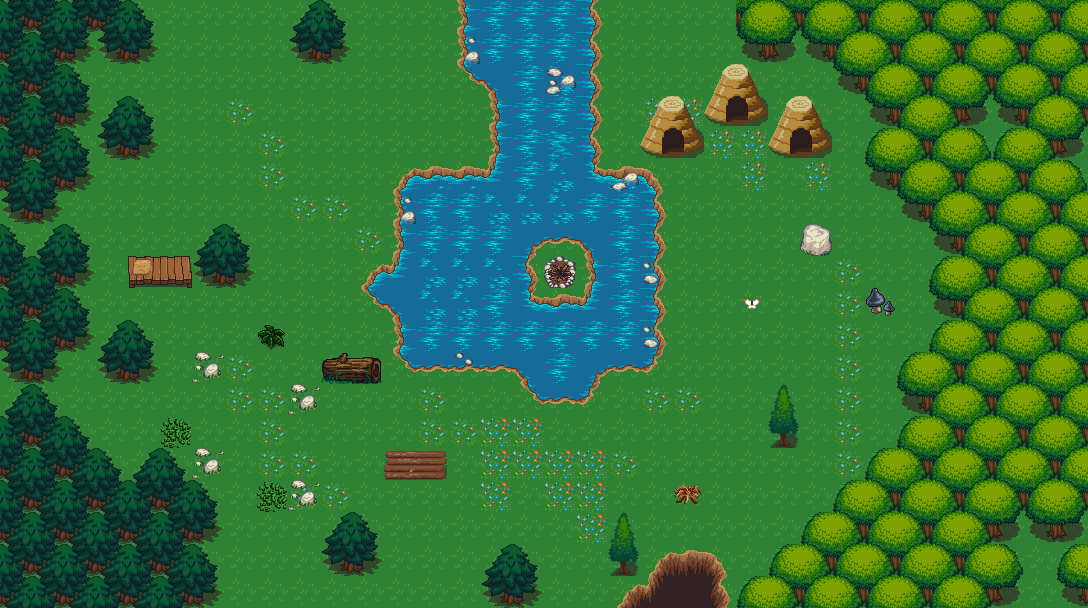

Below is a game level as drawn by its tile map, then a one-line description and the .tmx file that defines it, in full:
An orthogonal 34x19 tile map with 32x32 px tiles, 3 tile layers (Calque 1, Calque 2, Tante) and 4 objects.

<map version="1.2" tiledversion="1.3.4" orientation="orthogonal" renderorder="right-down" width="34" height="19" tilewidth="32" tileheight="32" infinite="0" nextlayerid="6" nextobjectid="13">
 <editorsettings>
  <export target="foret.json" format="json" />
 </editorsettings>
 <tileset firstgid="1" name="forest_tiles" tilewidth="32" tileheight="32" tilecount="256" columns="16">
  <image source="forest_tiles.png" width="512" height="512" />
 </tileset>
 <layer id="1" name="Calque 1" width="34" height="19">
  <data encoding="csv">
1,1,1,1,1,1,1,1,1,1,1,1,1,1,1,1,1,1,1,1,1,1,1,1,1,1,1,1,1,1,1,1,1,1,
1,1,1,1,1,1,1,1,1,1,1,1,1,1,1,1,1,1,1,1,1,1,1,1,1,1,1,1,1,1,1,1,1,1,
1,1,1,1,1,1,1,1,1,1,1,1,1,1,1,1,1,1,1,1,1,1,1,1,1,1,1,1,1,1,1,1,1,1,
1,1,1,1,1,1,1,2,1,1,1,1,1,1,1,2,1,1,1,1,19,19,1,1,1,1,1,1,1,1,1,1,1,1,
1,1,1,1,1,1,1,2,2,1,1,1,1,1,1,1,2,1,1,1,1,1,19,19,1,1,1,1,1,1,1,1,1,1,
1,1,1,1,1,1,1,1,2,1,1,1,1,1,1,1,2,2,2,1,1,1,1,19,1,19,1,1,1,1,1,1,1,1,
1,1,1,1,1,1,1,1,1,2,2,1,1,1,1,1,1,1,2,1,1,1,1,1,1,1,1,1,1,1,1,1,1,1,
1,1,1,1,1,1,1,1,1,1,2,2,2,1,1,2,1,1,1,1,1,1,1,1,1,1,1,1,1,1,1,1,1,1,
1,1,1,1,1,1,1,1,1,1,1,1,2,2,1,1,2,2,1,1,1,1,1,1,1,1,2,1,1,1,1,1,1,1,
1,1,1,1,1,1,1,1,1,1,1,1,1,1,1,1,1,2,1,1,1,1,1,1,1,1,2,1,1,1,1,1,1,1,
1,1,1,1,1,1,1,1,1,1,1,1,1,1,1,1,1,1,20,20,20,1,1,1,1,1,2,1,1,1,1,1,1,1,
1,1,1,1,1,1,1,2,1,1,1,1,1,1,1,1,1,20,1,2,2,1,1,1,1,1,2,1,1,2,1,1,1,1,
1,1,1,1,1,1,1,2,2,1,1,1,1,2,1,1,1,1,1,1,2,2,1,1,1,1,2,1,1,1,1,1,1,1,
1,1,1,1,1,1,1,1,2,1,1,1,1,2,2,20,20,1,1,1,1,1,1,1,1,1,2,1,1,1,1,1,1,1,
1,1,1,1,1,1,1,1,2,2,1,1,1,1,1,20,20,20,20,2,1,1,1,1,1,1,2,1,1,1,1,1,1,1,
1,1,1,1,1,1,1,1,1,2,2,1,1,1,1,20,1,20,20,1,1,1,1,1,1,1,1,1,1,1,1,1,1,1,
1,1,1,1,1,1,1,1,1,1,1,1,1,1,1,1,1,1,20,1,1,1,1,1,1,1,20,1,1,1,1,1,1,1,
1,1,1,1,1,1,1,1,1,1,1,1,1,1,1,1,1,1,1,1,1,1,1,1,1,1,20,1,1,1,1,1,1,1,
1,1,1,1,1,1,1,1,1,1,1,1,1,1,1,1,1,1,1,1,1,1,1,1,1,1,20,1,1,1,1,1,1,1
</data>
 </layer>
 <layer id="2" name="Calque 2" width="34" height="19">
  <data encoding="csv">
99,100,99,100,98,0,0,0,0,97,98,0,0,0,133,134,134,134,135,0,0,0,0,177,178,177,178,177,178,177,178,177,178,177,
115,116,114,113,114,0,0,0,0,113,114,0,0,0,74,134,134,134,135,0,0,0,0,145,146,145,177,161,162,161,162,161,162,161,
99,100,98,1,1,1,0,0,0,0,0,0,0,0,149,181,134,12,135,0,0,0,0,0,0,0,145,177,178,177,178,177,178,177,
115,116,114,97,98,1,0,0,0,0,0,0,0,0,0,133,134,134,135,0,0,0,0,0,0,0,0,145,162,161,146,145,162,161,
99,100,98,113,114,1,1,1,0,0,0,0,0,0,0,133,134,156,135,0,0,0,0,0,0,0,0,129,178,177,130,129,178,146,
115,116,114,0,0,1,1,1,0,0,0,0,117,121,121,165,134,137,166,67,119,0,0,0,0,0,0,145,162,161,162,161,162,130,
113,114,0,0,0,1,1,1,1,0,0,0,74,134,134,137,137,137,134,134,135,0,0,0,0,0,0,0,145,177,178,177,178,177,
98,97,98,0,0,0,97,98,0,1,1,0,133,134,134,134,182,150,181,134,135,0,0,0,0,28,0,0,0,145,162,161,162,161,
115,116,114,0,105,106,113,114,0,0,1,117,165,137,137,137,135,81,133,134,69,0,0,0,0,0,0,0,1,129,178,177,178,177,
99,100,98,0,0,0,0,0,0,0,1,149,181,137,137,134,166,118,165,134,135,0,0,91,0,0,0,14,1,145,162,161,162,161,
115,116,114,97,98,0,0,0,51,0,0,1,133,134,134,134,134,134,134,134,69,0,0,0,0,0,0,0,0,129,178,177,178,177,
113,114,101,113,114,0,29,0,0,0,56,57,149,150,71,150,181,134,182,150,151,0,0,0,0,0,0,0,129,161,162,161,162,161,
97,98,101,0,0,0,0,0,0,29,1,1,0,0,0,0,149,150,151,0,0,0,0,0,27,0,0,0,145,177,178,177,178,177,
99,100,98,101,0,52,0,0,0,0,0,0,0,0,0,0,0,0,0,0,0,0,0,0,43,0,0,0,129,161,162,161,162,161,
115,116,115,98,97,98,29,0,0,0,0,0,44,45,0,0,0,0,0,0,0,0,0,0,0,0,0,129,178,177,178,177,178,177,
99,100,99,100,99,100,98,0,52,29,0,0,101,0,0,0,0,0,0,0,0,30,0,1,0,1,129,161,162,161,162,161,162,161,
115,116,115,116,115,116,114,0,0,0,97,98,0,0,0,0,0,0,0,27,0,0,1,1,1,129,178,177,178,177,178,146,145,146,
99,100,99,100,99,100,98,0,0,0,113,114,0,0,0,97,98,0,0,43,7,8,9,0,129,161,162,161,162,161,162,130,0,129,
115,116,115,116,115,116,114,0,0,0,0,0,0,0,0,113,114,0,0,7,22,24,25,129,178,177,178,177,178,177,178,146,0,145
</data>
 </layer>
 <layer id="4" name="Tante" width="34" height="19">
  <data encoding="csv">
0,0,0,0,0,0,0,0,0,0,0,0,0,0,0,0,0,0,0,0,0,0,0,0,0,0,0,0,0,0,0,0,0,0,
0,0,0,0,0,0,0,0,0,0,0,0,0,0,0,0,0,0,0,0,0,0,0,0,0,0,0,0,0,0,0,0,0,0,
0,0,0,0,0,0,0,0,0,0,0,0,0,0,0,0,0,0,0,0,0,0,47,48,0,0,0,0,0,0,0,0,0,0,
0,0,0,0,0,0,0,0,0,0,0,0,0,0,0,0,0,0,0,0,47,48,63,64,47,48,0,0,0,0,0,0,0,0,
0,0,0,0,0,0,0,0,0,0,0,0,0,0,0,0,0,0,0,0,63,64,0,0,63,64,0,0,0,0,0,0,0,0,
0,0,0,0,0,0,0,0,0,0,0,0,0,0,0,0,0,0,0,0,0,0,0,0,0,0,0,0,0,0,0,0,0,0,
0,0,0,0,0,0,0,0,0,0,0,0,0,0,0,0,0,0,0,0,0,0,0,0,0,0,0,0,0,0,0,0,0,0,
0,0,0,0,0,0,0,0,0,0,0,0,0,0,0,0,0,0,0,0,0,0,0,0,0,0,0,0,0,0,0,0,0,0,
0,0,0,0,0,0,0,0,0,0,0,0,0,0,0,0,0,0,0,0,0,0,0,0,0,0,0,0,0,0,0,0,0,0,
0,0,0,0,0,0,0,0,0,0,0,0,0,0,0,0,0,0,0,0,0,0,0,0,0,0,0,0,0,0,0,0,0,0,
0,0,0,0,0,0,0,0,0,0,0,0,0,0,0,0,0,0,0,0,0,0,0,0,0,0,0,0,0,0,0,0,0,0,
0,0,0,0,0,0,0,0,0,0,0,0,0,0,0,0,0,0,0,0,0,0,0,0,0,0,0,0,0,0,0,0,0,0,
0,0,0,0,0,0,0,0,0,0,0,0,0,0,0,0,0,0,0,0,0,0,0,0,0,0,0,0,0,0,0,0,0,0,
0,0,0,0,0,0,0,0,0,0,0,0,0,0,0,0,0,0,0,0,0,0,0,0,0,0,0,0,0,0,0,0,0,0,
0,0,0,0,0,0,0,0,0,0,0,0,0,0,0,0,0,0,0,0,0,0,0,0,0,0,0,0,0,0,0,0,0,0,
0,0,0,0,0,0,0,0,0,0,0,0,0,0,0,0,0,0,0,0,0,0,0,0,0,0,0,0,0,0,0,0,0,0,
0,0,0,0,0,0,0,0,0,0,0,0,0,0,0,0,0,0,0,0,0,0,0,0,0,0,0,0,0,0,0,0,0,0,
0,0,0,0,0,0,0,0,0,0,0,0,0,0,0,0,0,0,0,0,0,0,0,0,0,0,0,0,0,0,0,0,0,0,
0,0,0,0,0,0,0,0,0,0,0,0,0,0,0,0,0,0,0,0,0,0,0,0,0,0,0,0,0,0,0,0,0,0
</data>
 </layer>
 <objectgroup id="5" name="Tante" visible="0">
  <object id="9" gid="63" x="641" y="162" width="32" height="32" />
  <object id="10" gid="64" x="675" y="163" width="32" height="32" />
  <object id="11" gid="47" x="639" y="129" width="32" height="32" />
  <object id="12" gid="48" x="674" y="129" width="32" height="32" />
 </objectgroup>
</map>
